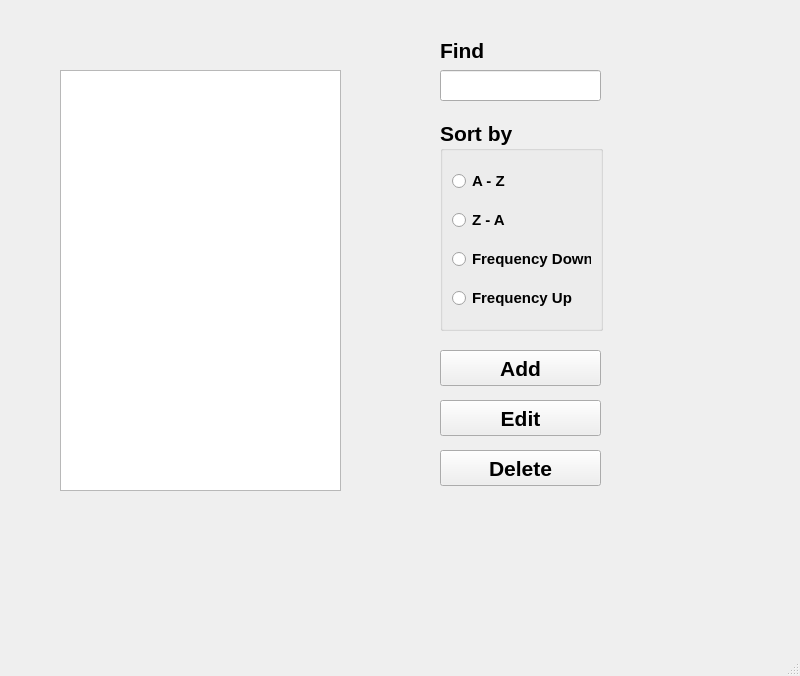
<?xml version="1.0" encoding="UTF-8"?>
<ui version="4.0">
 <class>MainWindow</class>
 <widget class="QMainWindow" name="MainWindow">
  <property name="geometry">
   <rect>
    <x>0</x>
    <y>0</y>
    <width>800</width>
    <height>676</height>
   </rect>
  </property>
  <property name="cursor">
   <cursorShape>PointingHandCursor</cursorShape>
  </property>
  <property name="windowTitle">
   <string>Dictionary</string>
  </property>
  <widget class="QWidget" name="centralwidget">
   <widget class="QGroupBox" name="groupBox">
    <property name="geometry">
     <rect>
      <x>440</x>
      <y>120</y>
      <width>163</width>
      <height>211</height>
     </rect>
    </property>
    <property name="font">
     <font>
      <pointsize>16</pointsize>
      <bold>true</bold>
     </font>
    </property>
    <property name="title">
     <string>Sort by</string>
    </property>
    <layout class="QVBoxLayout" name="verticalLayout">
     <item>
      <widget class="QRadioButton" name="radioButton">
       <property name="font">
        <font>
         <pointsize>11</pointsize>
         <bold>true</bold>
        </font>
       </property>
       <property name="text">
        <string>A - Z</string>
       </property>
      </widget>
     </item>
     <item>
      <widget class="QRadioButton" name="radioButton_2">
       <property name="font">
        <font>
         <pointsize>11</pointsize>
         <bold>true</bold>
        </font>
       </property>
       <property name="text">
        <string>Z - A</string>
       </property>
      </widget>
     </item>
     <item>
      <widget class="QRadioButton" name="radioButton_3">
       <property name="font">
        <font>
         <pointsize>11</pointsize>
         <bold>true</bold>
        </font>
       </property>
       <property name="text">
        <string>Frequency Down</string>
       </property>
      </widget>
     </item>
     <item>
      <widget class="QRadioButton" name="radioButton_4">
       <property name="font">
        <font>
         <pointsize>11</pointsize>
         <bold>true</bold>
        </font>
       </property>
       <property name="text">
        <string>Frequency Up</string>
       </property>
      </widget>
     </item>
    </layout>
   </widget>
   <widget class="QPushButton" name="pushButton_2">
    <property name="geometry">
     <rect>
      <x>440</x>
      <y>450</y>
      <width>161</width>
      <height>36</height>
     </rect>
    </property>
    <property name="font">
     <font>
      <pointsize>16</pointsize>
      <bold>true</bold>
     </font>
    </property>
    <property name="text">
     <string>Delete</string>
    </property>
   </widget>
   <widget class="QPushButton" name="pushButton">
    <property name="geometry">
     <rect>
      <x>440</x>
      <y>400</y>
      <width>161</width>
      <height>36</height>
     </rect>
    </property>
    <property name="font">
     <font>
      <pointsize>16</pointsize>
      <bold>true</bold>
     </font>
    </property>
    <property name="text">
     <string>Edit</string>
    </property>
   </widget>
   <widget class="QLabel" name="label">
    <property name="geometry">
     <rect>
      <x>440</x>
      <y>40</y>
      <width>161</width>
      <height>20</height>
     </rect>
    </property>
    <property name="font">
     <font>
      <pointsize>16</pointsize>
      <bold>true</bold>
     </font>
    </property>
    <property name="text">
     <string>Find</string>
    </property>
   </widget>
   <widget class="QLineEdit" name="lineEdit">
    <property name="geometry">
     <rect>
      <x>440</x>
      <y>70</y>
      <width>161</width>
      <height>31</height>
     </rect>
    </property>
   </widget>
   <widget class="QPushButton" name="pushButton_3">
    <property name="geometry">
     <rect>
      <x>440</x>
      <y>350</y>
      <width>161</width>
      <height>36</height>
     </rect>
    </property>
    <property name="font">
     <font>
      <pointsize>16</pointsize>
      <bold>true</bold>
     </font>
    </property>
    <property name="text">
     <string>Add</string>
    </property>
   </widget>
   <widget class="QListWidget" name="area">
    <property name="geometry">
     <rect>
      <x>60</x>
      <y>70</y>
      <width>281</width>
      <height>421</height>
     </rect>
    </property>
   </widget>
  </widget>
  <widget class="QMenuBar" name="menubar">
   <property name="geometry">
    <rect>
     <x>0</x>
     <y>0</y>
     <width>800</width>
     <height>21</height>
    </rect>
   </property>
  </widget>
  <widget class="QStatusBar" name="statusbar"/>
 </widget>
 <resources/>
 <connections/>
</ui>
